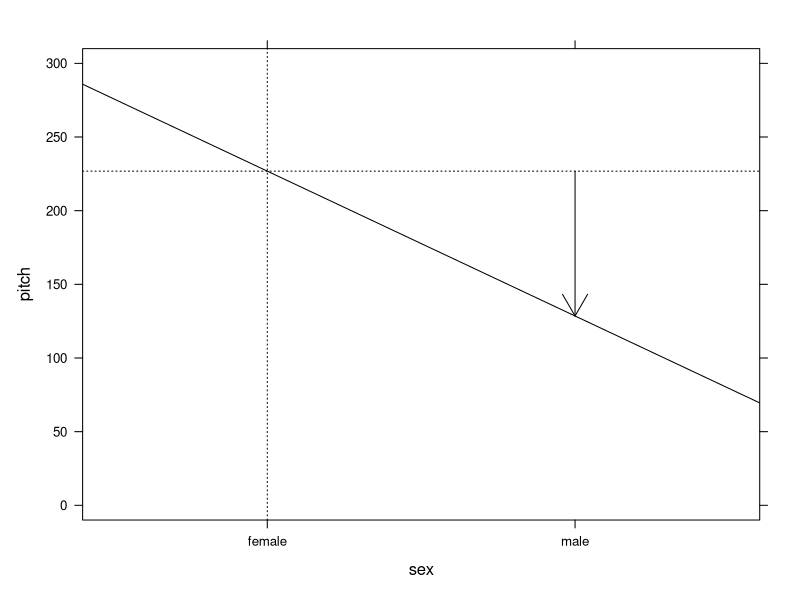
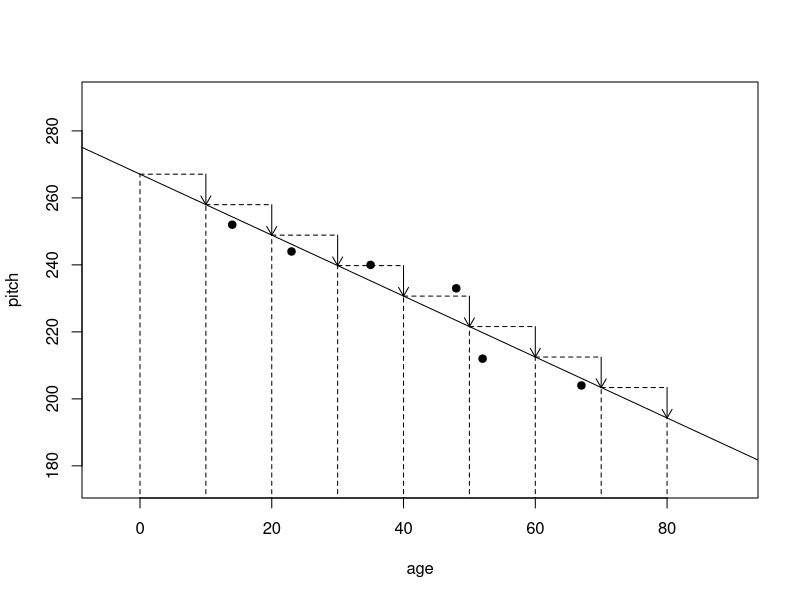
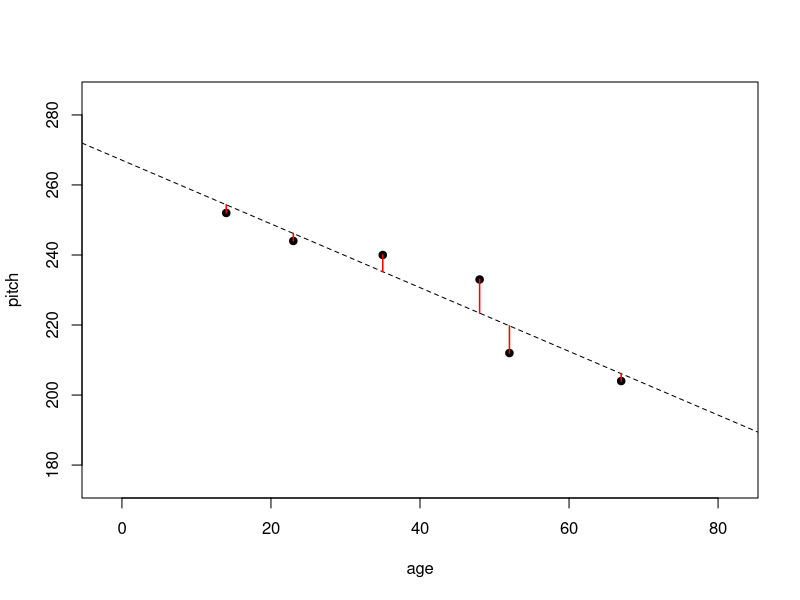
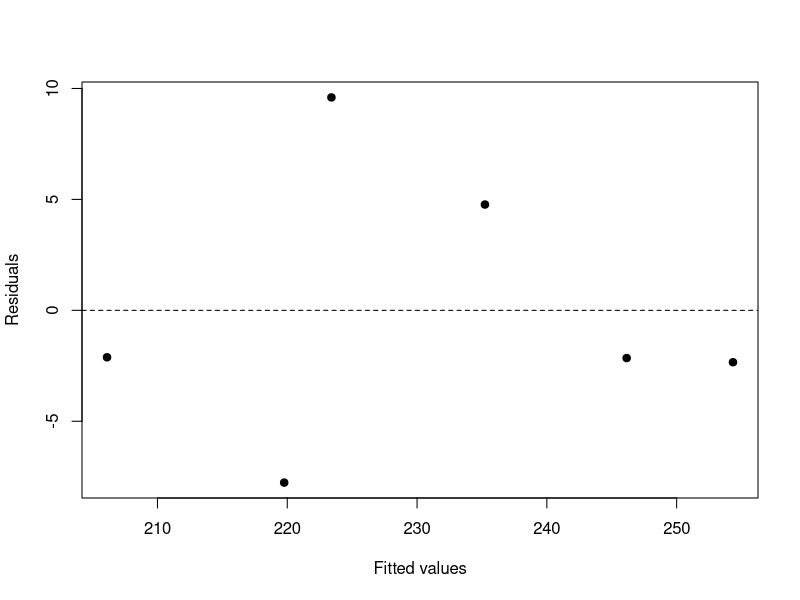
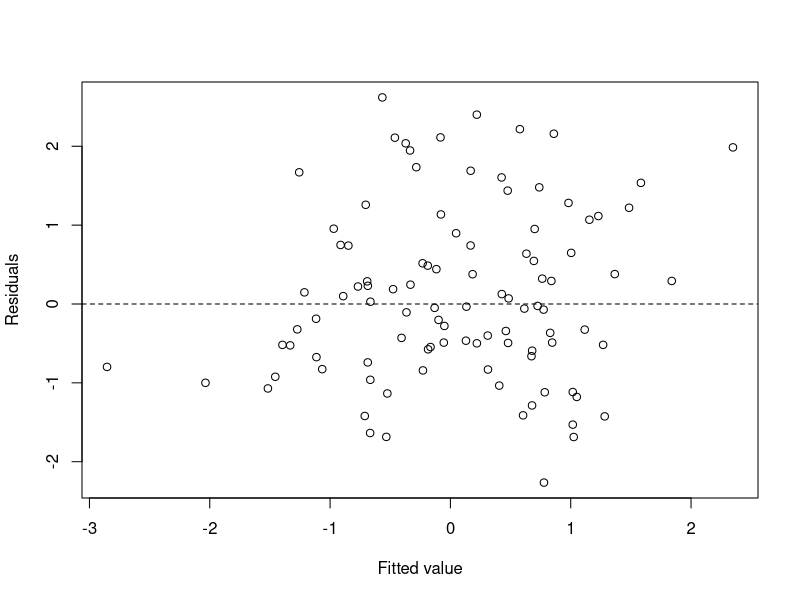

These charts were generated, in order, by the following R code:
## ----include=FALSE-------------------------------------------------------
require(xtable)
require(lattice)

## ------------------------------------------------------------------------
pitch = c(233,204,242,130,112,142)
sex = c(rep("female",3),rep("male",3))
my.df = data.frame(sex, pitch)

## ------------------------------------------------------------------------
my.df

## ------------------------------------------------------------------------
xmdl = lm(pitch ~ sex, my.df)

## ----eval=FALSE----------------------------------------------------------
## summary(xmdl)

## ----echo=FALSE, size='tiny'---------------------------------------------
summary(xmdl)

## ----echo=FALSE, size='scriptsize'---------------------------------------
coef(summary(xmdl))

## ----echo=FALSE, size='scriptsize'---------------------------------------
coef(summary(xmdl))

## ----echo=FALSE, fig.height=4.5------------------------------------------
xyplot(pitch~sex, data=my.df, col='black',ylim=c(-10,310),
	panel=function(x,y){
		panel.xyplot(x,y, col='black',pch=19)
		panel.abline(a=226.83+98.33, b=-98.33)
		panel.abline(h=226.83, lty='dotted')
		panel.abline(v=1, lty='dotted')
		panel.arrows(x0=2, y0=226.83, x1=2,y1=226.83-98.33)
	})

## ----size='tiny'---------------------------------------------------------
age = c(14,23,35,48,52,67)
pitch = c(252,244,240,233,212,204)
my.df = data.frame(age, pitch)
xmdl = lm(pitch~age, my.df)
summary(xmdl)

## ----echo=FALSE, size='scriptsize'---------------------------------------
summary(xmdl)$coefficients

## ----echo=FALSE,fig.height=5---------------------------------------------
plot(pitch~age, data=my.df, pch=19, xlim=c(-5,90), ylim=c(175,290))
abline(xmdl)
#abline(h=267.0765, lty='dashed')
lines(x=c(0,0), y=c(0,267.0765), lty='dashed')
for(i in seq(10,80,by=10)){
	lines(x=c(i,i),y=c(0,267.0765-i*0.9099), lty='dashed')
	lines(x=c(i-10,i), y=c(267.0765-(i-10)*0.9099,267.0765-(i-10)*0.9099), lty='dashed')
	arrows(x0=i, y0=267.0765-(i-10)*0.9099,x1=i,y1=267.0765-i*0.9099, length=0.1)
}

## ------------------------------------------------------------------------
my.df$age.c = my.df$age - mean(my.df$age)
xmdl = lm(pitch~age.c, my.df)

## ----echo=FALSE,size='scriptsize'----------------------------------------
summary(xmdl)$coefficients

## ----echo=FALSE,fig.height=4.3-------------------------------------------
xmdl = lm(pitch~age,my.df)
plot(pitch~age,my.df, pch=19, xlim = c(-2,82), ylim = c(175, 285))
abline(xmdl, lty='dashed')
for(i in 1:dim(my.df)[1]){
	with(my.df,lines(x=c(age[i],age[i]),y=c(pitch[i],xmdl$fitted.values[i]),col='red',lwd=1.5))
}

## ----residual_plot,fig.height=4.3, echo=-2, size='footnotesize'----------
plot(fitted(xmdl), residuals(xmdl),pch=19, 
	xlab = 'Fitted values', ylab='Residuals' )
abline(h=0, lty='dashed')

## ----echo=FALSE,fig.height=4---------------------------------------------
plot(rnorm(100),rnorm(100),xlab="Fitted value", ylab="Residuals" )
abline(h=0, lty="dashed")

## ----eval=FALSE, size='scriptsize'---------------------------------------
## hist(residuals(xmdl))

## ----eval=FALSE, size='scriptsize'---------------------------------------
## qqnorm(residuals(xmdl))

## ----size='scriptsize'---------------------------------------------------
dfbeta(xmdl)

